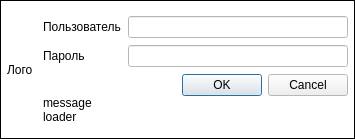
<?xml version="1.0" encoding="UTF-8"?>
<ui version="4.0">
 <class>LoginDialogUI</class>
 <widget class="QWidget" name="LoginDialogUI">
  <property name="geometry">
   <rect>
    <x>0</x>
    <y>0</y>
    <width>355</width>
    <height>139</height>
   </rect>
  </property>
  <property name="palette">
   <palette>
    <active>
     <colorrole role="Base">
      <brush brushstyle="SolidPattern">
       <color alpha="255">
        <red>255</red>
        <green>255</green>
        <blue>255</blue>
       </color>
      </brush>
     </colorrole>
     <colorrole role="Window">
      <brush brushstyle="SolidPattern">
       <color alpha="255">
        <red>255</red>
        <green>255</green>
        <blue>255</blue>
       </color>
      </brush>
     </colorrole>
    </active>
    <inactive>
     <colorrole role="Base">
      <brush brushstyle="SolidPattern">
       <color alpha="255">
        <red>255</red>
        <green>255</green>
        <blue>255</blue>
       </color>
      </brush>
     </colorrole>
     <colorrole role="Window">
      <brush brushstyle="SolidPattern">
       <color alpha="255">
        <red>255</red>
        <green>255</green>
        <blue>255</blue>
       </color>
      </brush>
     </colorrole>
    </inactive>
    <disabled>
     <colorrole role="Base">
      <brush brushstyle="SolidPattern">
       <color alpha="255">
        <red>255</red>
        <green>255</green>
        <blue>255</blue>
       </color>
      </brush>
     </colorrole>
     <colorrole role="Window">
      <brush brushstyle="SolidPattern">
       <color alpha="255">
        <red>255</red>
        <green>255</green>
        <blue>255</blue>
       </color>
      </brush>
     </colorrole>
    </disabled>
   </palette>
  </property>
  <property name="windowTitle">
   <string>Form</string>
  </property>
  <property name="autoFillBackground">
   <bool>true</bool>
  </property>
  <layout class="QVBoxLayout" name="verticalLayout_2">
   <property name="spacing">
    <number>0</number>
   </property>
   <property name="leftMargin">
    <number>0</number>
   </property>
   <property name="topMargin">
    <number>0</number>
   </property>
   <property name="rightMargin">
    <number>0</number>
   </property>
   <property name="bottomMargin">
    <number>0</number>
   </property>
   <item>
    <widget class="QFrame" name="main_frame">
     <property name="autoFillBackground">
      <bool>true</bool>
     </property>
     <property name="frameShape">
      <enum>QFrame::Box</enum>
     </property>
     <property name="frameShadow">
      <enum>QFrame::Plain</enum>
     </property>
     <layout class="QHBoxLayout" name="horizontalLayout_2">
      <property name="spacing">
       <number>10</number>
      </property>
      <property name="leftMargin">
       <number>6</number>
      </property>
      <property name="topMargin">
       <number>6</number>
      </property>
      <property name="rightMargin">
       <number>6</number>
      </property>
      <property name="bottomMargin">
       <number>6</number>
      </property>
      <item>
       <widget class="QLabel" name="lb_logo">
        <property name="text">
         <string>Лого</string>
        </property>
       </widget>
      </item>
      <item>
       <layout class="QVBoxLayout" name="verticalLayout">
        <property name="spacing">
         <number>0</number>
        </property>
        <property name="topMargin">
         <number>0</number>
        </property>
        <property name="bottomMargin">
         <number>0</number>
        </property>
        <item>
         <spacer name="verticalSpacer_2">
          <property name="orientation">
           <enum>Qt::Vertical</enum>
          </property>
          <property name="sizeHint" stdset="0">
           <size>
            <width>0</width>
            <height>0</height>
           </size>
          </property>
         </spacer>
        </item>
        <item>
         <layout class="QFormLayout" name="formLayout">
          <property name="horizontalSpacing">
           <number>7</number>
          </property>
          <property name="verticalSpacing">
           <number>7</number>
          </property>
          <item row="0" column="0">
           <widget class="QLabel" name="user_label">
            <property name="text">
             <string>Пользователь</string>
            </property>
           </widget>
          </item>
          <item row="0" column="1">
           <widget class="QLineEdit" name="le_login"/>
          </item>
          <item row="1" column="0">
           <widget class="QLabel" name="password_label">
            <property name="text">
             <string>Пароль</string>
            </property>
           </widget>
          </item>
          <item row="1" column="1">
           <widget class="QLineEdit" name="le_password">
            <property name="echoMode">
             <enum>QLineEdit::Password</enum>
            </property>
           </widget>
          </item>
         </layout>
        </item>
        <item>
         <spacer name="verticalSpacer_3">
          <property name="orientation">
           <enum>Qt::Vertical</enum>
          </property>
          <property name="sizeType">
           <enum>QSizePolicy::Fixed</enum>
          </property>
          <property name="sizeHint" stdset="0">
           <size>
            <width>0</width>
            <height>7</height>
           </size>
          </property>
         </spacer>
        </item>
        <item>
         <widget class="QWidget" name="buttons" native="true">
          <layout class="QHBoxLayout" name="horizontalLayout_3">
           <property name="leftMargin">
            <number>0</number>
           </property>
           <property name="topMargin">
            <number>0</number>
           </property>
           <property name="rightMargin">
            <number>0</number>
           </property>
           <property name="bottomMargin">
            <number>0</number>
           </property>
           <item>
            <widget class="QDialogButtonBox" name="buttonBox">
             <property name="standardButtons">
              <set>QDialogButtonBox::Cancel|QDialogButtonBox::Ok</set>
             </property>
            </widget>
           </item>
          </layout>
         </widget>
        </item>
        <item>
         <widget class="QLabel" name="message">
          <property name="sizePolicy">
           <sizepolicy hsizetype="Preferred" vsizetype="Preferred">
            <horstretch>0</horstretch>
            <verstretch>0</verstretch>
           </sizepolicy>
          </property>
          <property name="text">
           <string>message</string>
          </property>
          <property name="alignment">
           <set>Qt::AlignLeading|Qt::AlignLeft|Qt::AlignVCenter</set>
          </property>
         </widget>
        </item>
        <item>
         <layout class="QHBoxLayout" name="horizontalLayout">
          <item>
           <widget class="QLabel" name="loader">
            <property name="sizePolicy">
             <sizepolicy hsizetype="Preferred" vsizetype="Minimum">
              <horstretch>0</horstretch>
              <verstretch>0</verstretch>
             </sizepolicy>
            </property>
            <property name="text">
             <string>loader</string>
            </property>
            <property name="alignment">
             <set>Qt::AlignLeading|Qt::AlignLeft|Qt::AlignVCenter</set>
            </property>
           </widget>
          </item>
         </layout>
        </item>
        <item>
         <spacer name="verticalSpacer_4">
          <property name="orientation">
           <enum>Qt::Vertical</enum>
          </property>
          <property name="sizeHint" stdset="0">
           <size>
            <width>0</width>
            <height>0</height>
           </size>
          </property>
         </spacer>
        </item>
       </layout>
      </item>
     </layout>
    </widget>
   </item>
  </layout>
 </widget>
 <resources/>
 <connections/>
</ui>
